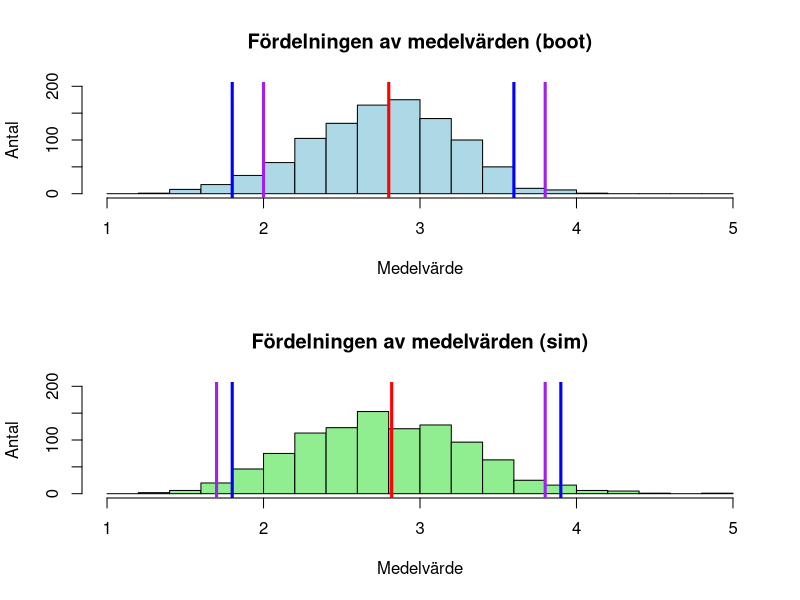

Write R code to recreate this figure.
# Library that I use to apply the "pipe" operator. Only difference it makes
# is that the test functions look a lot "cleaner"
library(magrittr)

# Set a seed so that we are able to reproduce the results
set.seed(2022)

# The significance level we will use for both tests
alpha <- 0.05

# Subtask 1 ####

# Subtask 2 ####

iterations <- 1000
x <- c(2, 4, 0, 3, 5, 3, 1, 3, 4, 3)
n <- length(x)

# We estimate theta with the sample mean
theta_hat <- mean(x)

## Non-parametric bootstrap ####
# Generate 1000 bootstrap samples
boot <- replicate(iterations, sample(x, n, replace = TRUE), simplify = FALSE)

# Comparing distributions with our sample
x %>% table
boot %>% unlist %>% table 

# Plot the distribution for the mean values from our bootstrap samples

# Histogram parameters is defined as
breakpoints <- seq(1, 5, by = 0.2)
ylimits <- c(0, 200)
xlimits <- c(1, 5)

# The mean for each sample is calculated by
means_boot <- vapply(boot, FUN = mean, FUN.VALUE = double(1))

# Which gives us the distribution
hist_boot <- function() {
  hist(x = means_boot, 
       main = "Fördelningen av medelvärden (boot)", 
       col = "lightblue", 
       breaks = breakpoints,
       ylim = ylimits,
       xlim = xlimits,
       xlab = "Medelvärde",
       ylab = "Antal") 
  abline(v = mean(means_boot), col = "Red", lwd = 3)
  abline(v = pinterval_lower_boot, col = "Blue", lwd = 3)
  abline(v = pinterval_upper_boot, col = "Blue", lwd = 3)
  abline(v = binterval_lower_boot, col = "Purple", lwd = 3)
  abline(v = binterval_upper_boot, col = "Purple", lwd = 3)
}

# Lets sort the means so that we can pick out the percentile values
means_boot_sorted <- sort(means_boot)

# The percentile interval gives us
m <- (alpha / 2) * iterations
pinterval_lower_boot <- means_boot_sorted[m]
pinterval_upper_boot <- means_boot_sorted[iterations + 1 - m]

# The basic method gives us
binterval_lower_boot <- 2 * theta_hat - means_boot_sorted[iterations + 1 - m]
binterval_upper_boot <- 2 * theta_hat - means_boot_sorted[m]

# Comparing means in our sample with the bootstrap samples
mean(x)
boot %>% unlist %>% mean

## Parametric bootstrap ####

# Generate a sample drawn from a Poisson distribution with our estimated
# theta as the parameter
sim <- replicate(iterations, rpois(n, theta_hat), simplify = FALSE)

# The mean for each sample is calculated by
means_sim <- vapply(sim, FUN = mean, FUN.VALUE = double(1))

# Distribution for the means from simulations
hist_sim <- function() {
  hist(x = means_sim, 
       main = "Fördelningen av medelvärden (sim)", 
       col = "lightgreen", 
       breaks = breakpoints,
       ylim = ylimits,
       xlim = xlimits,
       xlab = "Medelvärde",
       ylab = "Antal")
  abline(v = mean(means_sim), col = "Red", lwd = 3)
  abline(v = pinterval_lower_sim, col = "Blue", lwd = 3)
  abline(v = pinterval_upper_sim, col = "Blue", lwd = 3)
  abline(v = binterval_lower_sim, col = "Purple", lwd = 3)
  abline(v = binterval_upper_sim, col = "Purple", lwd = 3)
}

# Lets sort the means so that we can pick out the percentile values
means_sim_sorted <- sort(means_sim)

# The percentile interval gives us
m <- (alpha / 2) * iterations
pinterval_lower_sim <- means_sim_sorted[m]
pinterval_upper_sim <- means_sim_sorted[iterations + 1 - m]

print("Percentile method") 
c(pinterval_lower_sim, "theta", pinterval_upper_sim)

# The basic method gives us
binterval_lower_sim <- 2 * theta_hat - means_sim_sorted[iterations + 1 - m]
binterval_upper_sim <- 2 * theta_hat - means_sim_sorted[m]

# Plots ####
par(mfrow = c(2, 1))
hist_boot()
hist_sim()
